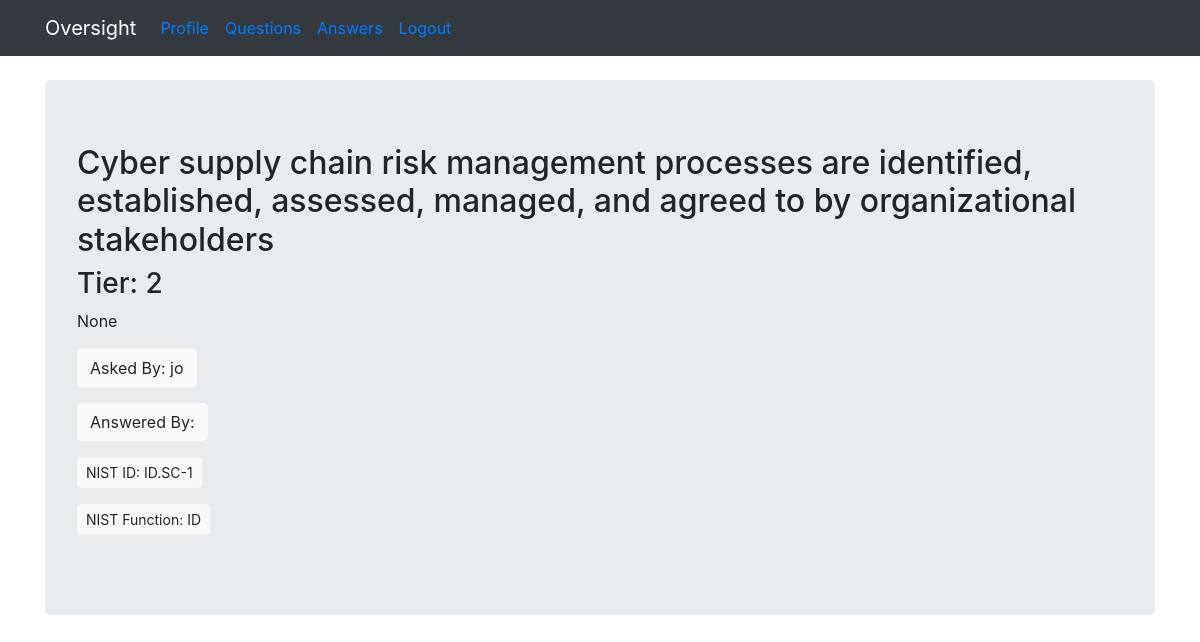
The page /question/25 (signed in) on the database its author committed.
### flaskqa/models.py (models this page shows, shortened)
class Question(db.Model):
    id = db.Column(db.Integer, primary_key=True)
    question = db.Column(db.Integer)
    answer = db.Column(db.Integer)
    asked_by_id = db.Column(db.Integer, db.ForeignKey('user.id'))
    expert_id = db.Column(db.Integer, db.ForeignKey('user.id'))
    nist_id = db.Column(db.String)
    nist_function = db.Column(db.String)
    nist_subcategory = db.Column(db.String)
    justification = db.Column(db.Text)

class User(UserMixin, db.Model):
    id = db.Column(db.Integer, primary_key=True)
    name = db.Column(db.String(50))
    password = db.Column(db.String(100))
    expert = db.Column(db.Boolean)
    admin = db.Column(db.Boolean)
    questions_asked = db.relationship(
        'Question',
        foreign_keys='Question.asked_by_id',
        backref='asker',
        lazy=True
    )
    answers_requested = db.relationship(
        'Question',
        foreign_keys='Question.expert_id',
        backref='expert',
        lazy=True
    )
    @property
    def unhashed_password(self):
        raise AttributeError('Cannot view unhashed password!')

### flaskqa/routes/main.py (the view)
@main.route('/question/<int:question_id>', methods=['GET', 'POST'])
@login_required
def question(question_id):
    if not current_user.expert:
        return redirect(url_for('main.index'))
    question = Question.query.get_or_404(question_id)
    if request.method == 'POST':
        question.answer = request.form['answer']
        db.session.commit()
        return redirect(url_for('main.unanswered'))
    context = {
        'question' : question
    }
    return render_template('question.html', **context)

### flaskqa/__init__.py (called while the page is built)
def create_app(config_file='settings.py'):
    app = Flask(__name__)
    app.config.from_pyfile(config_file)
    app.secret_key = b'\x10\x06@.\xcb\xac\xdb\xa7\xe8\x8d\xedi\x80O\ta.\xcc\x8a\x03&\x10C&'
    db.init_app(app)
    login_manager.init_app(app)
    login_manager.login_view = 'auth.login'
    @login_manager.user_loader
    def user_loader(user_id):
        return User.query.get(user_id)
    app.register_blueprint(main)
    app.register_blueprint(auth)
    app.cli.add_command(create_tables)
    return app

### flaskqa/templates/question.html (shortened to what this page needs)
{% extends 'base.html' %}
{% block content %}
<div class="jumbotron">
        <h2>{{ question.question }}</h2>
        <h3>Tier: {{ question.answer }}</h3>
        <p>{{ question.justification }}</p>
        <p><a class="btn btn-light btn-md">Asked By: {{ question.asker.name }}</a></p>
        <p><a class="btn btn-light btn-md">Answered By: {{ question.expert.name }}</a></p>
        <p><a class="btn btn-light btn-sm">NIST ID: {{ question.nist_id }}</a></p>
        <p><a class="btn btn-light btn-sm">NIST Function: {{ question.nist_function }}</a></p>
      </div>
{% endblock %}

### rows shown on the page
Question: question "Cyber supply chain risk management processes are identified, established, assessed, managed, and agreed to by organizational stakeholders", answer "2", justification "None", nist_id "ID.SC-1", nist_function "ID"
User: asker.name "jo"
